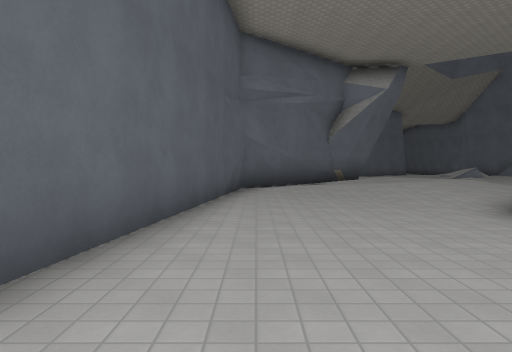
view 1 (above)

16 first-person views from a walk through a Godot game level. The camera is 1.4 m above the floor, tilts 2° down and sees 70° across. The floor is counted in squares, 2 m on a side. Each view is taken from the middle of a square. On the plan, view 1 faces up. The plan holds only what a view shows up to about 11 squares ahead; the rest is blank. The place goes on beyond the plan. Surface patterns are stand-ins for the level's own textures.

view 2
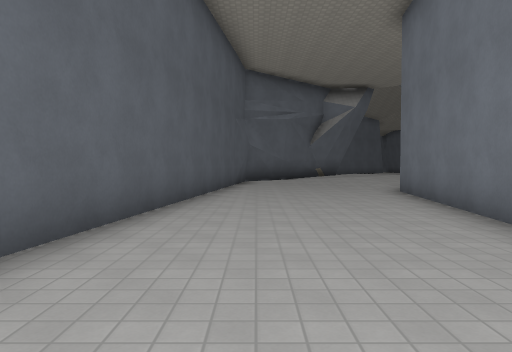

view 3
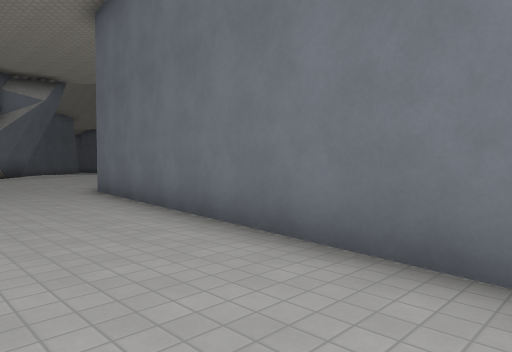

view 4
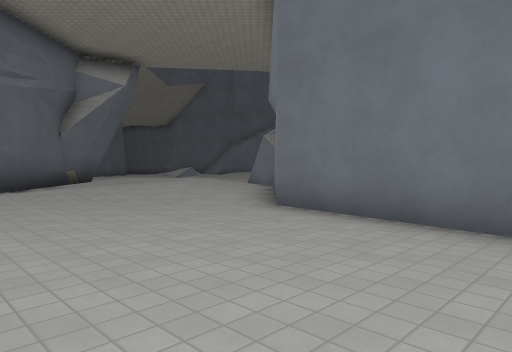

view 5
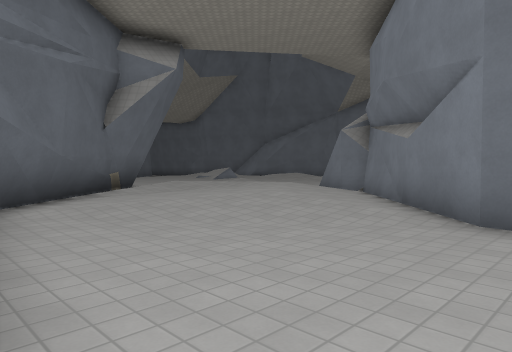

view 6
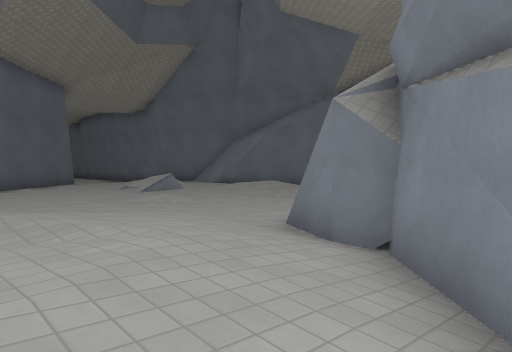

view 7
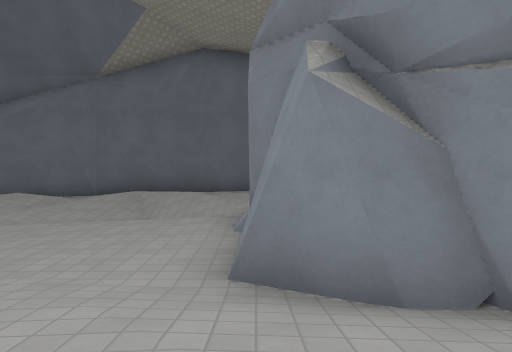

view 8
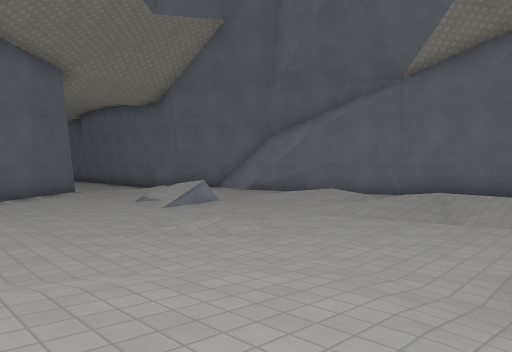

view 9
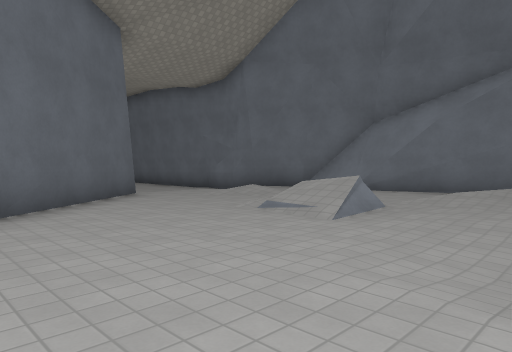

view 10
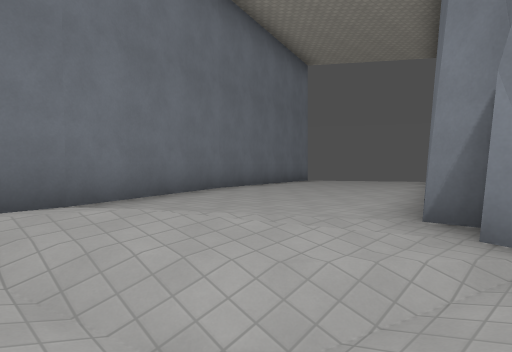

view 11
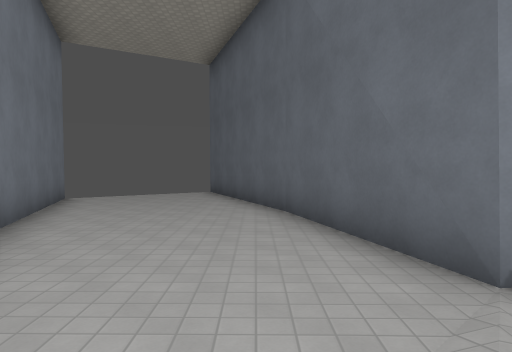

view 12
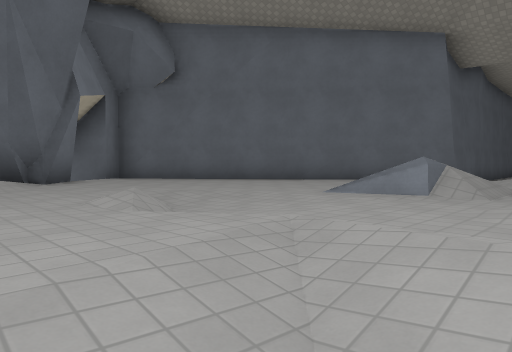

view 13
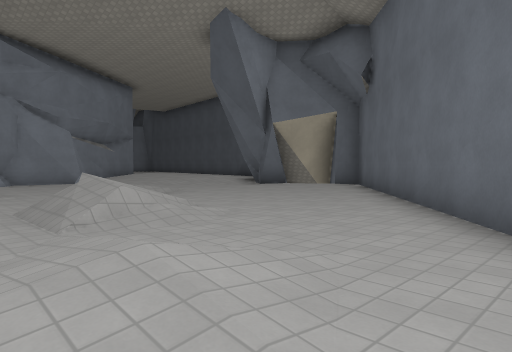

view 14
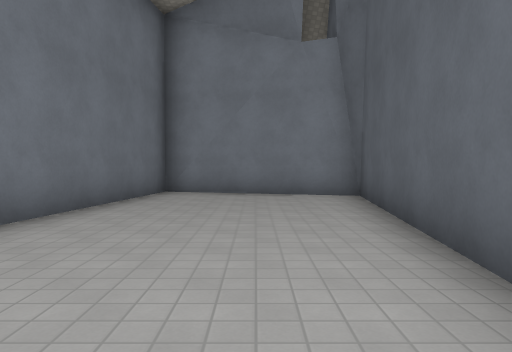

view 15
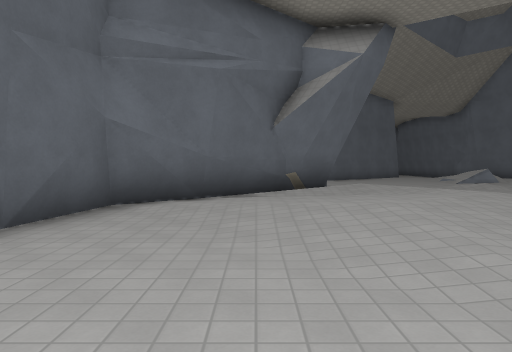

view 16
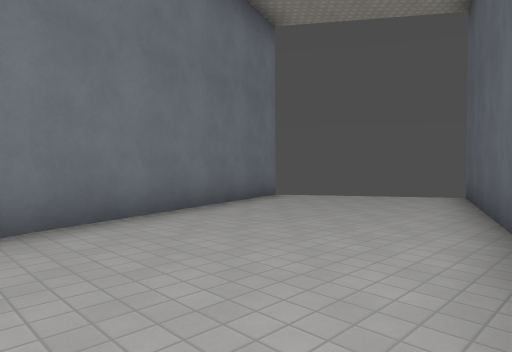

### Floor plan
Key: @ floor where view 1 was taken; # wall or solid block; . main floor; : floor 0.25 m higher than the main floor; - floor 0.25 m lower than the main floor; + floor 0.5 m higher than the main floor; / step, stairs or slope.
Columns run from 2 left of view 1 to 19 right of it. Each row starts with its distance up from view 1.
 22          ###../
 21         ##...//.#
 20        ##....// #
 19       ##...../. #
 18      ##....///..##
 17     #......///...#
 16     #.........// #
 15     //..../-..// ##
 14      ##...////////#
 13     ##///..../////#
 12    ##//+//...///+:#
 11   ##.::///...////.##
 10  ##.:::+//####.....#
  9  #./::++//#  ##....#
  8  #../////##   #....##
  7  #...///##    ##....#
  6  #..../##      #....#
  5 ##....##       #.....#
  4 #.....#        ##....#
  3 #.....#         #....#
  2 #.....#         #....
  1 #....#          ##..
  0 #.@..#           #-
 -1 #....#           #
 -2 #....#
 -3 #....#
 -4 #....#
 -5 ######

Where each view was taken, in squares from view 1:
view 1: 0 up, 0 right, facing up
view 2: 4 down, 0 right, facing up
view 3: 4 down, 0 right, facing up-right
view 4: 1 up, 1 left, facing up-right
view 5: 4 up, 1 left, facing up-right
view 6: 7 up, 4 right, facing up-right
view 7: 10 up, 5 right, facing right
view 8: 10 up, 5 right, facing up-right
view 9: 14 up, 5 right, facing up-right
view 10: 13 up, 11 right, facing down-right
view 11: 12 up, 14 right, facing down
view 12: 12 up, 12 right, facing up-left
view 13: 22 up, 12 right, facing down-left
view 14: 4 up, 0 right, facing down
view 15: 4 up, 2 right, facing up
view 16: 9 up, 13 right, facing down-right
